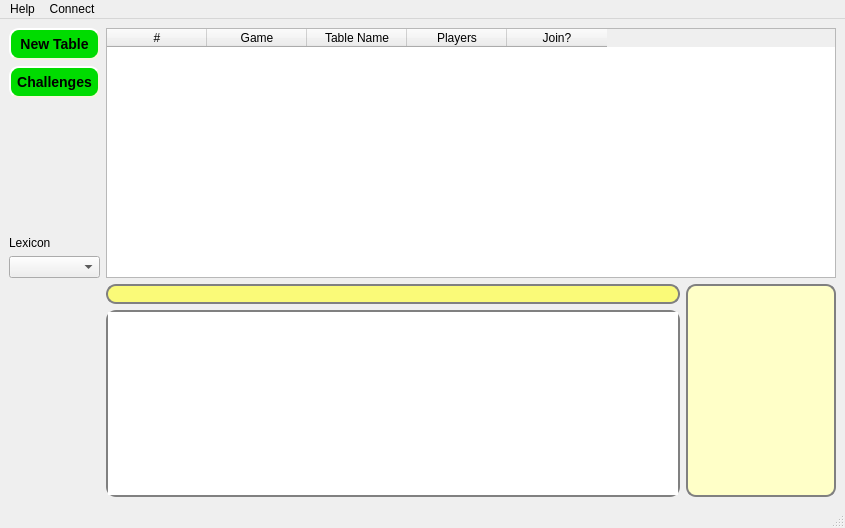
<?xml version="1.0" encoding="UTF-8"?>
<ui version="4.0">
 <class>MainWindow</class>
 <widget class="QMainWindow" name="MainWindow">
  <property name="geometry">
   <rect>
    <x>0</x>
    <y>0</y>
    <width>845</width>
    <height>528</height>
   </rect>
  </property>
  <property name="baseSize">
   <size>
    <width>887</width>
    <height>0</height>
   </size>
  </property>
  <property name="windowTitle">
   <string>MainWindow</string>
  </property>
  <widget class="QWidget" name="centralwidget">
   <layout class="QGridLayout" name="gridLayout">
    <item row="0" column="0" colspan="2">
     <widget class="QPushButton" name="pushButtonNewTable">
      <property name="focusPolicy">
       <enum>Qt::NoFocus</enum>
      </property>
      <property name="styleSheet">
       <string> QPushButton {
     background-color: rgb(0, 220, 0);
     border-style: outset;
     border-width: 2px;
     border-radius: 10px;
     border-color: beige;
     font: bold 14px;
     min-width: 5em;
     padding: 6px;
 }
QPushButton:disabled{
	background-color: rgb(0, 100, 0);
	color: rgb(100, 100, 100);
}
 QPushButton:pressed {
     background-color: rgb(0, 150, 0);
     border-style: inset;
 } </string>
      </property>
      <property name="text">
       <string>New Table</string>
      </property>
     </widget>
    </item>
    <item row="0" column="2" rowspan="6" colspan="2">
     <widget class="QTableWidget" name="roomTableWidget">
      <property name="minimumSize">
       <size>
        <width>715</width>
        <height>250</height>
       </size>
      </property>
      <property name="focusPolicy">
       <enum>Qt::NoFocus</enum>
      </property>
      <property name="styleSheet">
       <string/>
      </property>
      <property name="editTriggers">
       <set>QAbstractItemView::NoEditTriggers</set>
      </property>
      <property name="tabKeyNavigation">
       <bool>false</bool>
      </property>
      <property name="showDropIndicator" stdset="0">
       <bool>false</bool>
      </property>
      <property name="alternatingRowColors">
       <bool>true</bool>
      </property>
      <property name="selectionMode">
       <enum>QAbstractItemView::NoSelection</enum>
      </property>
      <property name="showGrid">
       <bool>false</bool>
      </property>
      <property name="gridStyle">
       <enum>Qt::DashDotLine</enum>
      </property>
      <property name="sortingEnabled">
       <bool>false</bool>
      </property>
      <column>
       <property name="text">
        <string>#</string>
       </property>
      </column>
      <column>
       <property name="text">
        <string>Game</string>
       </property>
      </column>
      <column>
       <property name="text">
        <string>Table Name</string>
       </property>
      </column>
      <column>
       <property name="text">
        <string>Players</string>
       </property>
      </column>
      <column>
       <property name="text">
        <string>Join?</string>
       </property>
      </column>
     </widget>
    </item>
    <item row="1" column="0" colspan="2">
     <widget class="QPushButton" name="pushButtonChallenges">
      <property name="focusPolicy">
       <enum>Qt::NoFocus</enum>
      </property>
      <property name="styleSheet">
       <string> QPushButton {
     background-color: rgb(0, 220, 0);
     border-style: outset;
     border-width: 2px;
     border-radius: 10px;
     border-color: beige;
     font: bold 14px;
     min-width: 5em;
     padding: 6px;
 }
QPushButton:disabled{
	background-color: rgb(0, 100, 0);
	color: rgb(100, 100, 100);
}
 QPushButton:pressed {
     background-color: rgb(0, 150, 0);
     border-style: inset;
 } </string>
      </property>
      <property name="text">
       <string>Challenges</string>
      </property>
     </widget>
    </item>
    <item row="2" column="0">
     <spacer>
      <property name="orientation">
       <enum>Qt::Vertical</enum>
      </property>
      <property name="sizeHint" stdset="0">
       <size>
        <width>20</width>
        <height>40</height>
       </size>
      </property>
     </spacer>
    </item>
    <item row="5" column="0" colspan="2">
     <widget class="QComboBox" name="comboBoxLexicon">
      <property name="focusPolicy">
       <enum>Qt::NoFocus</enum>
      </property>
     </widget>
    </item>
    <item row="6" column="2">
     <widget class="QLineEdit" name="lineEditChat">
      <property name="styleSheet">
       <string> QLineEdit {
     border: 2px solid gray;
     border-radius: 10px;
     padding: 0 8px;
     background: rgb(250, 250, 120);
     selection-background-color: darkgray;
 } 
</string>
      </property>
      <property name="text">
       <string/>
      </property>
      <property name="maxLength">
       <number>300</number>
      </property>
     </widget>
    </item>
    <item row="6" column="3" rowspan="2">
     <widget class="playerListWidget" name="listWidgetPeopleConnected">
      <property name="minimumSize">
       <size>
        <width>0</width>
        <height>200</height>
       </size>
      </property>
      <property name="maximumSize">
       <size>
        <width>150</width>
        <height>16777215</height>
       </size>
      </property>
      <property name="focusPolicy">
       <enum>Qt::NoFocus</enum>
      </property>
      <property name="styleSheet">
       <string>QListWidget {
     border: 2px solid gray;
     border-radius: 10px;
	background-color: rgb(255, 255, 200);
}</string>
      </property>
     </widget>
    </item>
    <item row="7" column="2">
     <widget class="QTextBrowser" name="chatText">
      <property name="focusPolicy">
       <enum>Qt::NoFocus</enum>
      </property>
      <property name="styleSheet">
       <string> QTextEdit, QListView {
     border: 2px solid gray;
     border-radius: 10px;
 } </string>
      </property>
     </widget>
    </item>
    <item row="4" column="0">
     <widget class="QLabel" name="label_5">
      <property name="text">
       <string>Lexicon</string>
      </property>
     </widget>
    </item>
   </layout>
  </widget>
  <widget class="QMenuBar" name="menubar">
   <property name="geometry">
    <rect>
     <x>0</x>
     <y>0</y>
     <width>845</width>
     <height>21</height>
    </rect>
   </property>
   <widget class="QMenu" name="menuHelp">
    <property name="title">
     <string>Help</string>
    </property>
    <addaction name="actionAerolith_Help"/>
    <addaction name="actionAcknowledgements"/>
    <addaction name="actionAbout_Qt"/>
   </widget>
   <widget class="QMenu" name="menuConnect">
    <property name="title">
     <string>Connect</string>
    </property>
    <addaction name="actionConnect_to_Aerolith"/>
   </widget>
   <addaction name="menuHelp"/>
   <addaction name="menuConnect"/>
  </widget>
  <widget class="QStatusBar" name="statusbar"/>
  <action name="actionAerolith_Help">
   <property name="text">
    <string>Aerolith Help</string>
   </property>
  </action>
  <action name="actionAcknowledgements">
   <property name="text">
    <string>Acknowledgements</string>
   </property>
  </action>
  <action name="actionAbout_Qt">
   <property name="text">
    <string>About Qt</string>
   </property>
  </action>
  <action name="actionConnect_to_Aerolith">
   <property name="text">
    <string>Connect to Aerolith</string>
   </property>
  </action>
 </widget>
 <customwidgets>
  <customwidget>
   <class>playerListWidget</class>
   <extends>QListWidget</extends>
   <header>playerlistwidget.h</header>
  </customwidget>
 </customwidgets>
 <resources/>
 <connections/>
</ui>
